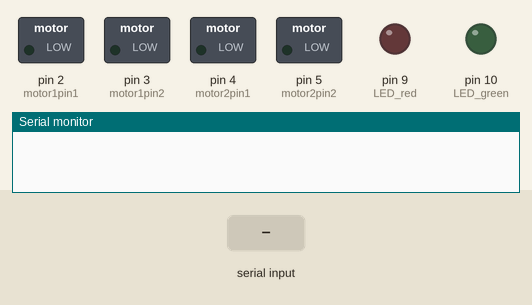
A sketch run on a simulated Arduino Uno, built with avr-gcc and run on an emulated ATmega328P. On the bench: switched loads named in the sketch (green lamp = pin HIGH), output pins drawn as LEDs (lit = HIGH), the last lines printed to the serial monitor. The inputs (shaded band) are chosen by the test bench.

Above: at 1.2 s.
1.3 s: "0" received over Serial
At 1.6 s:
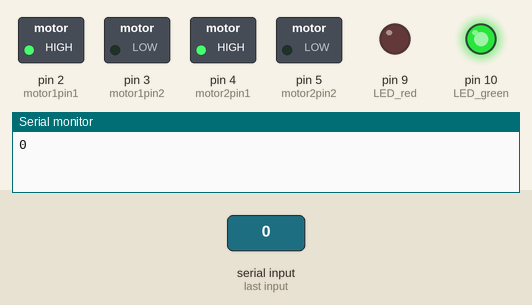
2.8 s: "1" received over Serial
At 4.0 s:
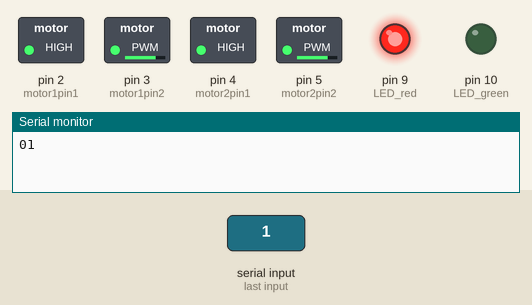
Timing chart, 0 to 5.8 s (numbered marks = the images above; inputs shaded):
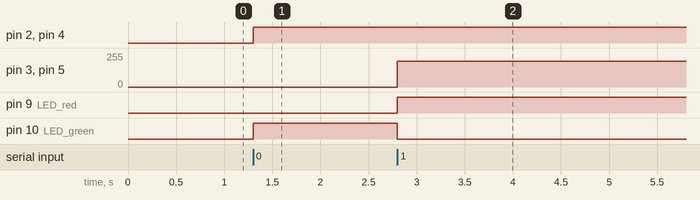

The sketch:

motorLED.ino
```cpp
const int motor1pin1 = 2;
const int motor1pin2 = 3;
const int motor2pin1 = 4;
const int motor2pin2 = 5;

int LED_red = 9;
int LED_green = 10;

void setup() {
  pinMode(motor1pin1, OUTPUT);
  pinMode(motor1pin2, OUTPUT);
  pinMode(motor2pin1, OUTPUT);
  pinMode(motor2pin2, OUTPUT);

  pinMode(LED_red, OUTPUT);
  pinMode(LED_green, OUTPUT);

  Serial.begin(9600);
}

void loop() {

  if(Serial.available()>0){
    char c = Serial.read();
    Serial.print(c);

    if (c == '0') {
      analogWrite(motor1pin1, 255);
      analogWrite(motor1pin2, 0);
      analogWrite(motor2pin1, 255);
      analogWrite(motor2pin2, 0);

      digitalWrite(LED_red, LOW);
      digitalWrite(LED_green, HIGH);

    }
    else {
      analogWrite(motor1pin1, 200);
      analogWrite(motor1pin2, 195);
      analogWrite(motor2pin1, 200);
      analogWrite(motor2pin2, 195);

      digitalWrite(LED_red, HIGH);
      digitalWrite(LED_green, LOW);

    }
  }


}
```

Measured:
- after the input at 1.3 s, pin 2 (motor1pin1), pin 4 (motor2pin1), pin 10 (LED_green): LOW → HIGH at once
- after the input at 2.8 s, pin 3 (motor1pin2), pin 5 (motor2pin2): 0/255 → 195/255 at once; pin 9 (LED_red): LOW → HIGH at once; pin 10 (LED_green): HIGH → LOW at once
